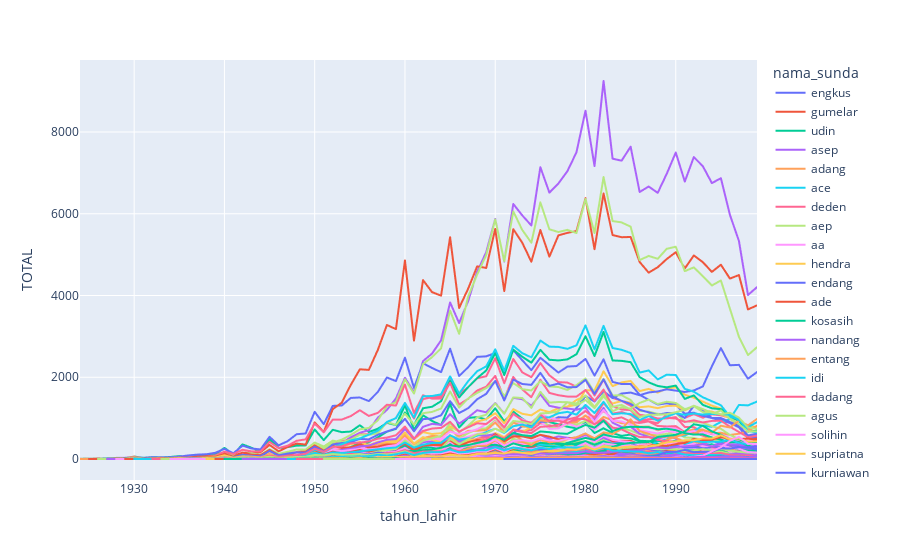

Notebook source saved alongside this figure:
### Code cell
fig = px.line(year_sunda_name, x='tahun_lahir', y='TOTAL', color='nama_sunda')
fig
